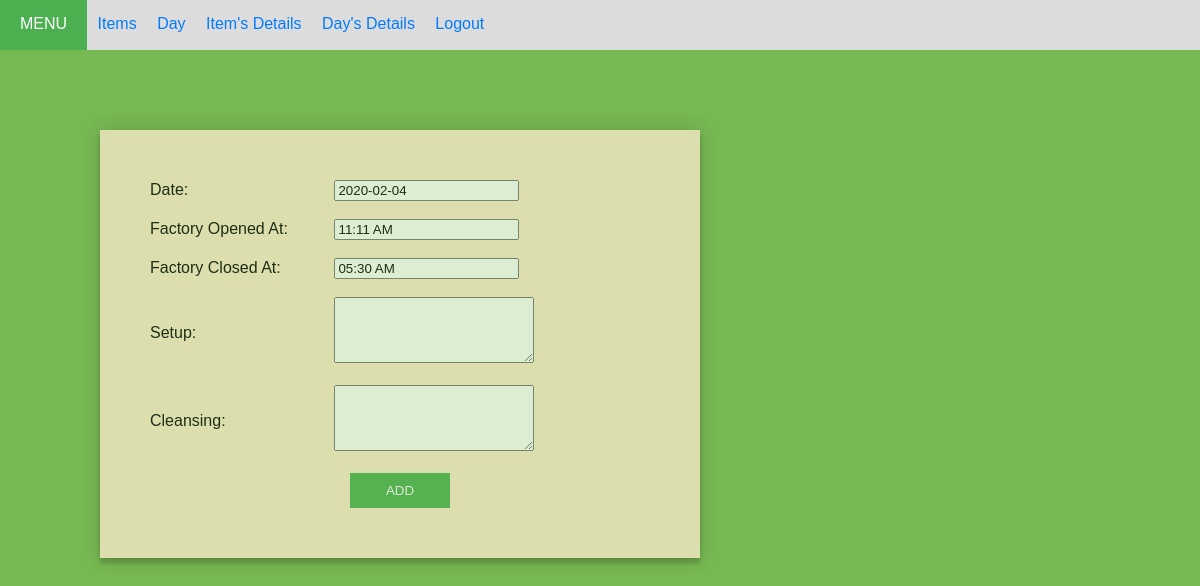
The page /edit_day/28 (signed in) on the database its author committed.
### cal/models.py (models this page shows, shortened)
class days(models.Model):
    date = models.DateField(default = date.today, unique=True)
    fact_open_time = models.TimeField(default="10:00 AM")
    fact_close_time = models.TimeField(default="10:00 PM", blank=True, null=True)
    setup = models.TextField(max_length=1000, blank=True, null=True)
    cleansing = models.TextField(max_length=1000, blank=True, null=True)
    user_id = models.ForeignKey(User, on_delete=models.CASCADE, null=True)

### cal/views.py (the view)
# urls.py: path('edit_day/<id>', views.edit_day, name='edit_day'),
@login_required(login_url='login')
def edit_day(request, id=None):
    instance = get_object_or_404(days, id=id )
    form = DaysForm(request.POST or None , instance = instance )
    if form.is_valid():
        instance = form.save(commit =  False)
        instance.save()
        messages.success(request, "Days's Details are updated!", extra_tags='edit_day')
        return redirect('todays_detail')
    else:
        return render(request, 'day.html', {'form':form})

### cal/forms.py
class DaysForm(forms.ModelForm):
    class Meta:
        model = days
        fields = ['date', 'fact_open_time', 'fact_close_time', 'setup', 'cleansing']

### cal/templates/day.html (shortened to what this page needs)
{% load crispy_forms_tags %}
{% load static %}
<!DOCTYPE html>
<html lang="en">
    <head>
        <link href="{% static 'css/day.css' %}" type="text/css" rel="stylesheet">
    </head>
    <body>
        <header>
            <div>
            <nav class="nav">
                <a class="menu">MENU</a>
                <a class="nav-item" href="{% url 'home' %}">Items</a>
                <a class="nav-item" href="{% url 'day' %}">Day</a>
                <a class="nav-item" href="{% url 'show' %}">Item's Details</a>
                <a class="nav-item" href="{% url 'todays_detail' %}">Day's Details</a>
                <a class="nav-item" href="{% url 'logout' %}">Logout</a>
            </nav>
            </div>
        </header>
        <div class="container">
            <form method="post" id="DaysForm">
                <div>
                    <label for="date">Date:</label>
                    {{ form.date }}
                </div>
                <br>
                <div>
                    <label for="fact_open_time">Factory Opened At:</label>
                    {{ form.fact_open_time }}
                </div>
                <br>
                <div>
                    <label for="fact_close_time">Factory Closed At:</label>
                    {{ form.fact_close_time }}
                </div>
                <br>
                <div>
                    <label for="setup" class="setuplabel">Setup:</label>
                    {{ form.setup }}
                </div>
                <br>
                <div>
                    <label for="cleansing" class="cleansinglabel">Cleansing:</label>
                    {{ form.cleansing }}
                </div>
                <br>
                <button type="submit">Add</button>
        </form>
        </div>
    </body>
</html>

### cal/static/css/day.css (style rules this page uses)
body { background: #76b852; font-family: "Trebuchet MS", Arial, Helvetica, sans-serif; margin:0; }
.container { opacity: 0.75; box-shadow: 0 0 20px 0 rgba(0, 0, 0, 0.2), 0 5px 5px 0 rgba(0, 0, 0, 0.24); background-color: blanchedalmond; width: 500px; padding: 50px; position: relative; left: 100px; top: 80px; }
button { width: 20%; text-transform: uppercase; outline: 0; background: #4CAF50; border: 0; padding: 10px; color: #FFFFFF; -webkit-transition: all 0.3 ease; transition: all 0.3 ease; cursor: pointer; position: relative; left: 40%; }
a { color:#007bff; text-decoration:none; background-color:transparent; }
.menu, .menu:hover { margin: 0; display: inline-block; padding: 0 20px; color: white; background-color: #4CAF50; height: 100%; }
.nav { line-height:3; background-color: #DCDCDC; height : 50px; padding: 0; margin: 0; }
.nav-item { margin-left: -4px; height : 20px; padding : 10px ; background-color: 4CAF50; }
#id_setup { max-width: 194px; max-height: 60px; }
#id_cleansing { max-width: 194px; max-height: 60px; }
label { width: 180px; display: inline-block; }
label.setuplabel { position: relative; top: -25px; }
label.cleansinglabel { position: relative; top: -25px; }

### rows shown on the page
days: date "2020-02-04", fact_open_time "11:11 AM", fact_close_time "05:30 AM"
